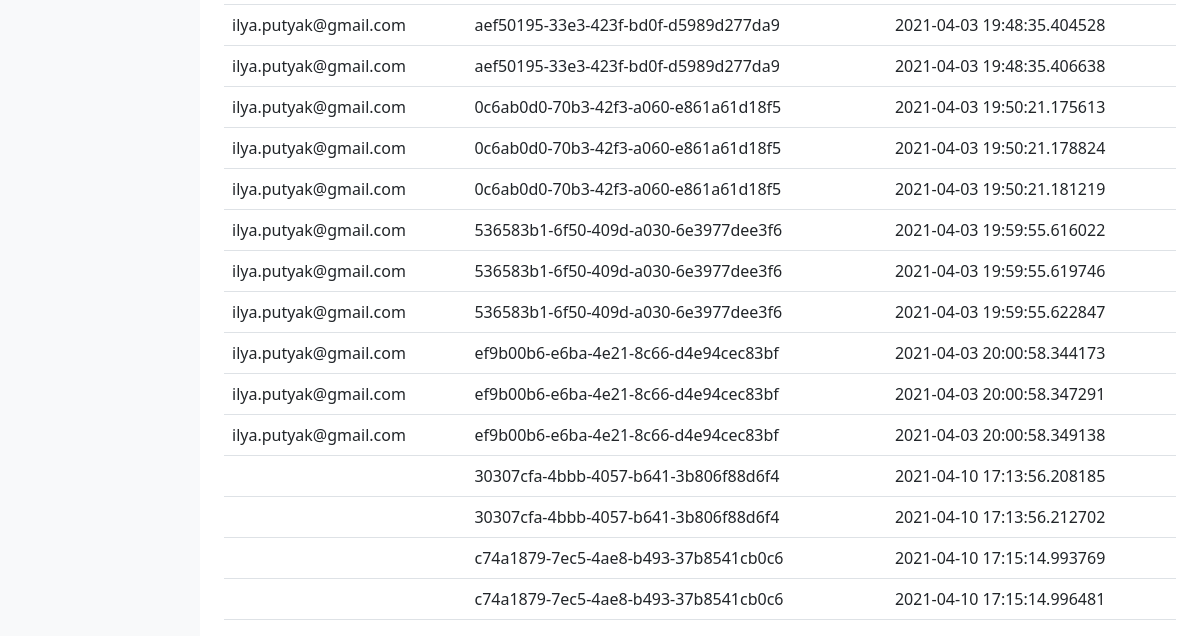
The app's page /admin/orders (signed in, lower part), older data.
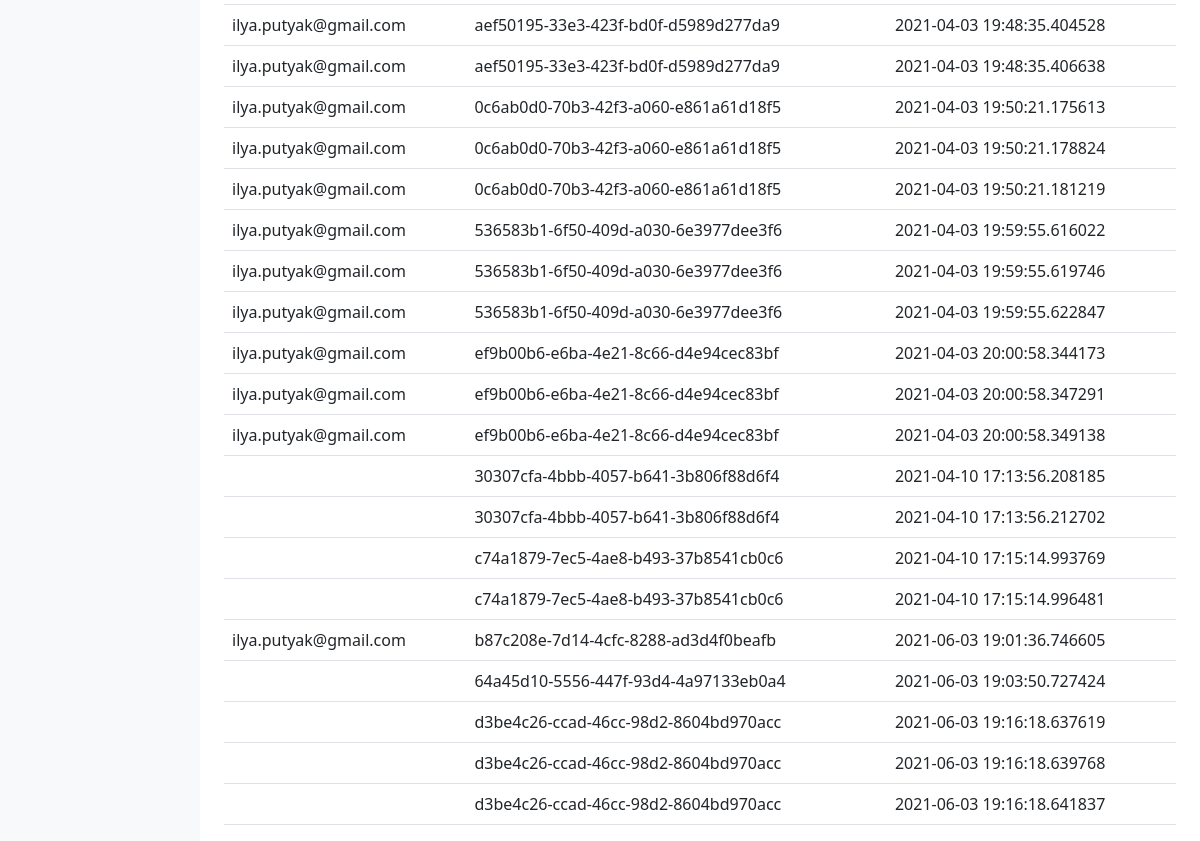
The same page, newer data.
### app.py (models this page shows)
class Purchase(db.Model):
    __tablename__ = 'purchases'
    id = db.Column(db.Integer, primary_key=True)
    customer_email = db.Column(db.String, nullable=False)
    purchase_id = db.Column(db.String, nullable=True)
    product_id = db.Column(db.String, nullable=True)
    product_name = db.Column(db.String, nullable=True)
    product_description = db.Column(db.String, nullable=True)
    price = db.Column(db.Integer, nullable=True)
    count = db.Column(db.Integer, nullable=True)
    cdate = db.Column(db.DateTime, default=datetime.datetime.utcnow)

### app.py (the view)
@app.route('/admin/orders')
def admin_orders():
    try:
        session['auth_admin']
        query_orders = Purchase.query.all()
        orders = []
        for i in query_orders:
            orders.append(dict(id=i.id, customer_email=i.customer_email, purchase_id=i.purchase_id, product_id=i.product_id, product_name=i.product_name,
                               product_description=i.product_description, price=i.price, count=i.count, cdate=i.cdate))
        sample_query = db.session.query(Purchase.purchase_id).distinct().all()
        unique_purchase_id = [i[0] for i in sample_query]
        order_data = []
        for j in orders:
            for f in unique_purchase_id:
                if f == j['purchase_id']:
                    order_data.append(dict(purchase_id=j['purchase_id'], customer_email=j['customer_email'], cdate=j['cdate']))
                else:
                    pass
        return render_template('admin_orders.html', orders=order_data)
    except:
        return render_template('admin_dashboard.html', memo='memo')

### templates/admin_orders.html (shortened to what this page needs)
<!doctype html>
<html lang="en">
<head>
    <link href="https://getbootstrap.com/docs/5.0/dist/css/bootstrap.min.css" rel="stylesheet"
>
    <link href="https://getbootstrap.com/docs/5.0/examples/dashboard/dashboard.css" rel="stylesheet">
</head>
<body>
<div class="container-fluid">
    <div class="row">
        <nav id="sidebarMenu" class="col-md-3 col-lg-2 d-md-block bg-light sidebar collapse">
        </nav>
        <main class="col-md-9 ms-sm-auto col-lg-10 px-md-4">
            <div class="table-responsive">
                <table class="table table-hover">
                    <tbody>
                    {% for i in orders %}
                    <tr data-toggle="modal" data-target="#{{ i.purchase_id }}">
                        <td>{{ i.customer_email }}</td>
                        <td>{{ i.purchase_id }}</td>
                        <td>{{ i.cdate }}</td>
                    </tr>
                    {% endfor %}
                    </tbody>
                </table>
            </div>
        </main>
    </div>
</div>
</body>
</html>

Row changes from the older to the newer data that the page shows:
added Purchase: customer_email "ilya.putyak@gmail.com", purchase_id "b87c208e-7d14-4cfc-8288-ad3d4f0beafb", cdate "2021-06-03 19:01:36.746605"
added Purchase: purchase_id "64a45d10-5556-447f-93d4-4a97133eb0a4", cdate "2021-06-03 19:03:50.727424"
added Purchase: purchase_id "d3be4c26-ccad-46cc-98d2-8604bd970acc", cdate "2021-06-03 19:16:18.637619"
added Purchase: purchase_id "d3be4c26-ccad-46cc-98d2-8604bd970acc", cdate "2021-06-03 19:16:18.639768"
added Purchase: purchase_id "d3be4c26-ccad-46cc-98d2-8604bd970acc", cdate "2021-06-03 19:16:18.641837"
